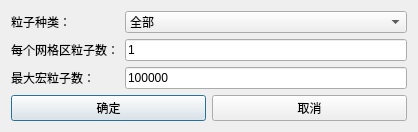
<?xml version="1.0" encoding="UTF-8"?>
<ui version="4.0">
 <class>Dialog</class>
 <widget class="QDialog" name="Dialog">
  <property name="geometry">
   <rect>
    <x>0</x>
    <y>0</y>
    <width>418</width>
    <height>123</height>
   </rect>
  </property>
  <property name="windowTitle">
   <string>Dialog</string>
  </property>
  <layout class="QVBoxLayout" name="verticalLayout">
   <item>
    <layout class="QGridLayout" name="gridLayout">
     <item row="2" column="1">
      <widget class="QLineEdit" name="lineEdit_max">
       <property name="text">
        <string>100000</string>
       </property>
      </widget>
     </item>
     <item row="2" column="0">
      <widget class="QLabel" name="label_2">
       <property name="text">
        <string>最大宏粒子数：</string>
       </property>
      </widget>
     </item>
     <item row="1" column="0">
      <widget class="QLabel" name="label">
       <property name="text">
        <string>每个网格区粒子数：</string>
       </property>
      </widget>
     </item>
     <item row="1" column="1">
      <widget class="QLineEdit" name="lineEdit_every">
       <property name="text">
        <string>1</string>
       </property>
      </widget>
     </item>
     <item row="0" column="0">
      <widget class="QLabel" name="label_3">
       <property name="text">
        <string>粒子种类：</string>
       </property>
      </widget>
     </item>
     <item row="0" column="1">
      <widget class="QComboBox" name="comboBox">
       <item>
        <property name="text">
         <string>全部</string>
        </property>
       </item>
       <item>
        <property name="text">
         <string>电子</string>
        </property>
       </item>
       <item>
        <property name="text">
         <string>质子</string>
        </property>
       </item>
      </widget>
     </item>
    </layout>
   </item>
   <item>
    <layout class="QHBoxLayout" name="horizontalLayout">
     <item>
      <widget class="QPushButton" name="pushButton_ok">
       <property name="text">
        <string>确定</string>
       </property>
      </widget>
     </item>
     <item>
      <widget class="QPushButton" name="pushButton_cancel">
       <property name="text">
        <string>取消</string>
       </property>
      </widget>
     </item>
    </layout>
   </item>
  </layout>
 </widget>
 <resources/>
 <connections/>
</ui>
